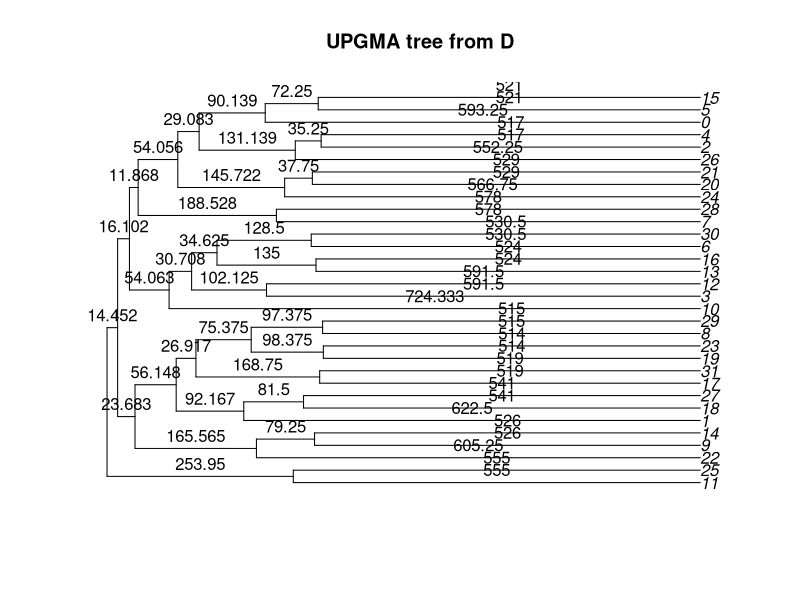
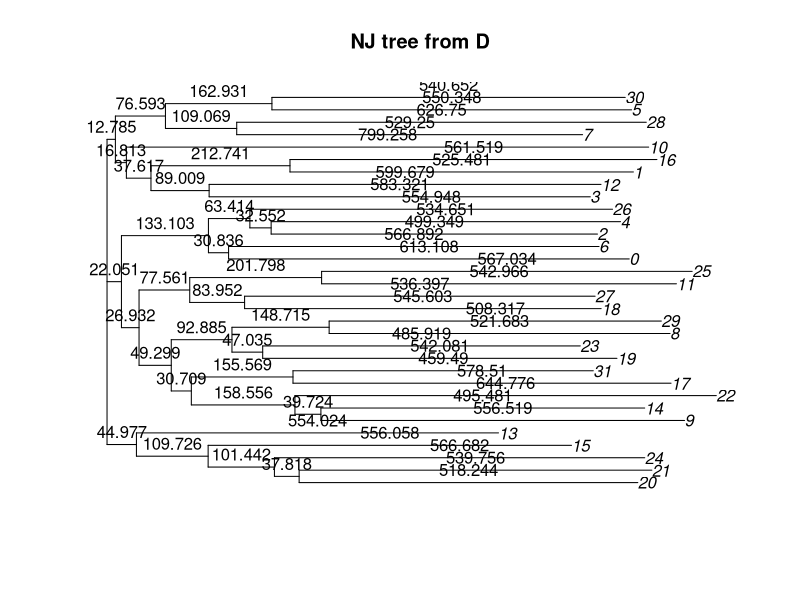

Source code (R) for these figures, in order:
# UPGMA tree 

### theory behind it 

D <- matrix(c(
  0, 20,  9, 11,
  20,  0, 17, 11,
  9, 17,  0,  8,
  11, 11,  8,  0
), nrow = 4, byrow = TRUE)
rownames(D) <- colnames(D) <- c("i","j","k","l")

#####

# Theory:
# We want to compute D(C1, C2) where:
#   C1 = {i, l}
#   C2 = {j, k}
#
# Formula (average linkage):
#   D(C1, C2) = (1 / (|C1| * |C2|)) * sum_{x in C1} sum_{y in C2} D[x, y]
#
# Step 1: List all pairwise distances between C1 and C2
#   D[i, j] = 20
#   D[i, k] =  9
#   D[l, j] = 11
#   D[l, k] =  8
#
# Step 2: Sum them
#   20 + 9 + 11 + 8 = 48
#
# Step 3: Divide by |C1| * |C2| = 2 * 2 = 4
#   48 / 4 = 12
#
# Therefore:
#   D(C1, C2) = 12

# Neighbor-joining matrix entry D* for j,l
#
# Step 1: Compute row sums
#   r_i = 20 + 9 + 11 = 40
#   r_j = 20 + 17 + 11 = 48
#   r_k =  9 + 17 +  8 = 34
#   r_l = 11 + 11 +  8 = 30
#
# Step 2: Recall the NJ formula for n = 4
#   D*_{j,l} = (n - 2) * d_{j,l} - r_j - r_l
#
# Step 3: Plug in values
#   (4 - 2) * 11 - 48 - 30
#   = 2 * 11 - 78
#   = 22 - 78
#   = -56
#
# Final Answer:
#   D*_{j,l} = -56


library(ape)

# functions

matrix_to_UPGMA_NJ_tree <- function(D,label_name = NULL,method = "UPGMA") {
  # --- Step 1: Convert to 'dist' object
  dist_obj <- as.dist(D)
  
  if (method == "UPGMA") {
  # --- Step 2: Perform UPGMA clustering
  hc <- hclust(dist_obj, method = "average")
  
  # --- Step 3: Convert to phylo tree
  tree_upgma <- as.phylo(hc)
  
  # --- Step 4: Plot the tree
  plot(tree_upgma, main = "UPGMA tree from D")
  edgelabels(round(tree_upgma$edge.length, 3), frame = "n", adj = c(0.5, -0.5))
  } else {
    tree_upgma <- nj(D)
    plot(tree_upgma, main = "NJ tree from D")
    edgelabels(round(tree_upgma$edge.length, 3), frame = "n", adj = c(0.5, -0.5))
  }
  # Build from-to-length data frame
  edge_df <- data.frame(
    from   = tree_upgma$edge[,1] - 1,
    to     = tree_upgma$edge[,2] - 1,
    length = format(round(tree_upgma$edge.length, 3), nsmall = 3)
  )
  
  final_edge_df <- edge_df
  edges_df_new_names <- colnames(edge_df)
  final_edge_df_from <- final_edge_df[,2]
  final_edge_df[,2] <- final_edge_df[,1]
  final_edge_df[,1] <- final_edge_df_from
  colnames(final_edge_df) <- edges_df_new_names
  final_edge_df <- rbind(edge_df,final_edge_df)
  
if (!is.null(label_name)) {
  label_reference <- c(as.character(0:(length(label_name)-1)))
  
  label_map <- setNames(label_name,label_reference)
  
  # Apply mapping only to matching nodes
  final_edge_df$from <- ifelse(
    as.character(final_edge_df$from) %in% names(label_map),
    label_map[as.character(final_edge_df$from)],
    as.character(final_edge_df$from)
  )
  
  final_edge_df$to <- ifelse(
    as.character(final_edge_df$to) %in% names(label_map),
    label_map[as.character(final_edge_df$to)],
    as.character(final_edge_df$to)
  )
  
}
  return(final_edge_df)
}
# Example: your 4x4 distance matrix
n <- 32
D <- "0 1919 1067 1593 1247 1085 1180 1313 1275 1160 1780 1341 1528 1898 1932 1288 1681 1471 1496 1577 1185 1970 1826 1578 1197 1774 1422 1370 1775 1922 1881 1169 
1919 0 1921 1414 1993 1687 1460 1484 1931 1668 1751 1895 1703 1688 1166 1478 1087 1940 1294 1119 1338 1379 1428 1555 1510 1968 1724 1196 1346 1191 1814 1506 
1067 1921 0 1301 1034 1956 1186 1381 1896 1521 1534 1448 1417 1525 1230 1120 1874 1994 1269 1815 1066 1065 1239 1431 1750 1373 1146 1529 1745 1307 1596 1985 
1593 1414 1301 0 1669 1599 1566 1440 1975 1284 1386 1673 1183 1168 2003 1508 1362 1719 1421 1570 1210 1887 1290 1711 1416 1948 1579 1969 1238 1464 1676 1256 
1247 1993 1034 1669 0 1366 1056 1600 1853 1959 1556 1200 1144 1722 1267 1390 1305 2034 1997 1689 1885 1358 2000 1227 1106 1801 1063 1207 1327 1727 1952 1165 
1085 1687 1956 1599 1366 0 1558 1153 1712 1097 1943 1701 1909 1550 1992 1042 1483 1459 1682 2002 1296 2021 1984 1636 1631 1633 1053 1878 1209 1946 1091 1699 
1180 1460 1186 1566 1056 1558 0 1888 1808 1569 1423 1708 1332 1080 1148 1845 1667 2032 1212 1285 1601 1567 1771 1890 1410 1930 1246 1219 1635 1894 1061 1173 
1313 1484 1381 1440 1600 1153 1888 0 1545 1375 1372 1662 1616 1108 1324 1955 2016 1242 1291 1360 1237 1274 1721 1540 1978 1437 1454 1839 1156 1770 1427 1742 
1275 1931 1896 1975 1853 1712 1808 1545 0 1536 1532 1585 1595 1159 1376 1640 1658 1081 1973 1270 1608 1918 1720 1321 1612 1617 1344 1079 1914 1030 1812 1622 
1160 1668 1521 1284 1959 1097 1569 1375 1536 0 1594 2043 1855 1800 1052 1664 1762 1913 1398 1837 2008 1220 1243 1452 1175 1685 1240 1891 1936 1904 2017 1141 
1780 1751 1534 1386 1556 1943 1423 1372 1532 1594 0 1939 1551 1419 1786 1458 1533 2010 1755 1621 2035 1899 1951 1354 1752 1643 1573 1278 1629 1461 1380 1345 
1341 1895 1448 1673 1200 1701 1708 1662 1585 2043 1939 0 1820 1694 1678 1280 1107 1443 1281 1911 1442 1788 1502 1879 1950 1110 1598 1402 1674 1835 1374 1289 
1528 1703 1417 1183 1144 1909 1332 1616 1595 1855 1551 1820 0 1490 1217 1481 1268 1610 1623 1986 1347 1493 1560 1213 1189 1995 1389 1450 1731 1115 1236 1584 
1898 1688 1525 1168 1722 1550 1080 1108 1159 1800 1419 1694 1490 0 1907 1045 1048 1377 1147 1260 1726 1565 1170 1060 1368 1317 1371 1142 1537 1916 1292 1627 
1932 1166 1230 2003 1267 1992 1148 1324 1376 1052 1786 1678 1217 1907 0 2036 1705 1624 1361 1251 1157 1844 1178 1367 1759 1084 1279 1754 1665 1348 1587 1447 
1288 1478 1120 1508 1390 1042 1845 1955 1640 1664 1458 1280 1481 1045 2036 0 1816 1615 1547 1137 1273 1244 1834 1691 1190 1734 1680 1259 1322 1531 1700 1112 
1681 1087 1874 1362 1305 1483 1667 2016 1658 1762 1533 1107 1268 1048 1705 1816 0 1271 1830 1399 1795 1456 1717 1618 1799 1945 1607 1848 1397 1912 1233 1753 
1471 1940 1994 1719 2034 1459 2032 1242 1081 1913 2010 1443 1610 1377 1624 1615 1271 0 1575 1326 1683 1838 1382 1073 1498 2014 1430 1231 1655 1282 1568 1038 
1496 1294 1269 1421 1997 1682 1212 1291 1973 1398 1755 1281 1623 1147 1361 1547 1830 1575 0 1109 1651 1125 1866 1383 1738 1451 1723 1082 1863 1257 1424 1062 
1577 1119 1815 1570 1689 2002 1285 1360 1270 1837 1621 1911 1986 1260 1251 1137 1399 1326 1109 0 1760 1312 1619 1028 1588 1343 1872 1435 1499 1204 1870 1412 
1185 1338 1066 1210 1885 1296 1601 1237 1608 2008 2035 1442 1347 1726 1157 1273 1795 1683 1651 1760 0 1058 1174 1357 1133 1761 1852 1730 1295 1591 1927 1096 
1970 1379 1065 1887 1358 2021 1567 1274 1918 1220 1899 1788 1493 1565 1844 1244 1456 1838 1125 1312 1058 0 1693 1441 1134 1488 1283 1620 1767 1796 1642 1876 
1826 1428 1239 1290 2000 1984 1771 1721 1720 1243 1951 1502 1560 1170 1178 1834 1717 1382 1866 1619 1174 1693 0 1778 2029 1860 1833 1962 1519 1126 1208 1309 
1578 1555 1431 1711 1227 1636 1890 1540 1321 1452 1354 1879 1213 1060 1367 1691 1618 1073 1383 1028 1357 1441 1778 0 1378 1172 1690 1131 1648 1104 1813 1426 
1197 1510 1750 1416 1106 1631 1410 1978 1612 1175 1752 1950 1189 1368 1759 1190 1799 1498 1738 1588 1133 1134 2029 1378 0 1797 1277 1981 1924 1384 1351 2038 
1774 1968 1373 1948 1801 1633 1930 1437 1617 1685 1643 1110 1995 1317 1084 1734 1945 2014 1451 1343 1761 1488 1860 1172 1797 0 1562 1393 1455 1987 1513 1252 
1422 1724 1146 1579 1063 1053 1246 1454 1344 1240 1573 1598 1389 1371 1279 1680 1607 1430 1723 1872 1852 1283 1833 1690 1277 1562 0 1214 1886 1436 1482 1527 
1370 1196 1529 1969 1207 1878 1219 1839 1079 1891 1278 1402 1450 1142 1754 1259 1848 1231 1082 1435 1730 1620 1962 1131 1981 1393 1214 0 1715 1475 1497 1776 
1775 1346 1745 1238 1327 1209 1635 1156 1914 1936 1629 1674 1731 1537 1665 1322 1397 1655 1863 1499 1295 1767 1519 1648 1924 1455 1886 1715 0 2045 1793 1446 
1922 1191 1307 1464 1727 1946 1894 1770 1030 1904 1461 1835 1115 1916 1348 1531 1912 1282 1257 1204 1591 1796 1126 1104 1384 1987 1436 1475 2045 0 1854 1782 
1881 1814 1596 1676 1952 1091 1061 1427 1812 2017 1380 1374 1236 1292 1587 1700 1233 1568 1424 1870 1927 1642 1208 1813 1351 1513 1482 1497 1793 1854 0 1491 
1169 1506 1985 1256 1165 1699 1173 1742 1622 1141 1345 1289 1584 1627 1447 1112 1753 1038 1062 1412 1096 1876 1309 1426 2038 1252 1527 1776 1446 1782 1491 0"
D <- unlist(strsplit(D," |\t|\n"))
D <- D[D != ""] 
D <- as.integer(D)
D <- matrix(D, nrow = n, byrow = TRUE)
rownames(D) <- colnames(D) <- as.character(0:(n-1))

label_name <- colnames(D)

final_edge_df <- matrix_to_UPGMA_NJ_tree(D,label_name)

formatted_new <- paste0(final_edge_df$from, "->", final_edge_df$to, ":", final_edge_df$length)
cat(formatted_new, sep = "\n")

final_edge_df <- matrix_to_UPGMA_NJ_tree(D,label_name,"NJ")
formatted_new <- paste0(final_edge_df$from, "->", final_edge_df$to, ":", final_edge_df$length)
cat(formatted_new, sep = "\n")
